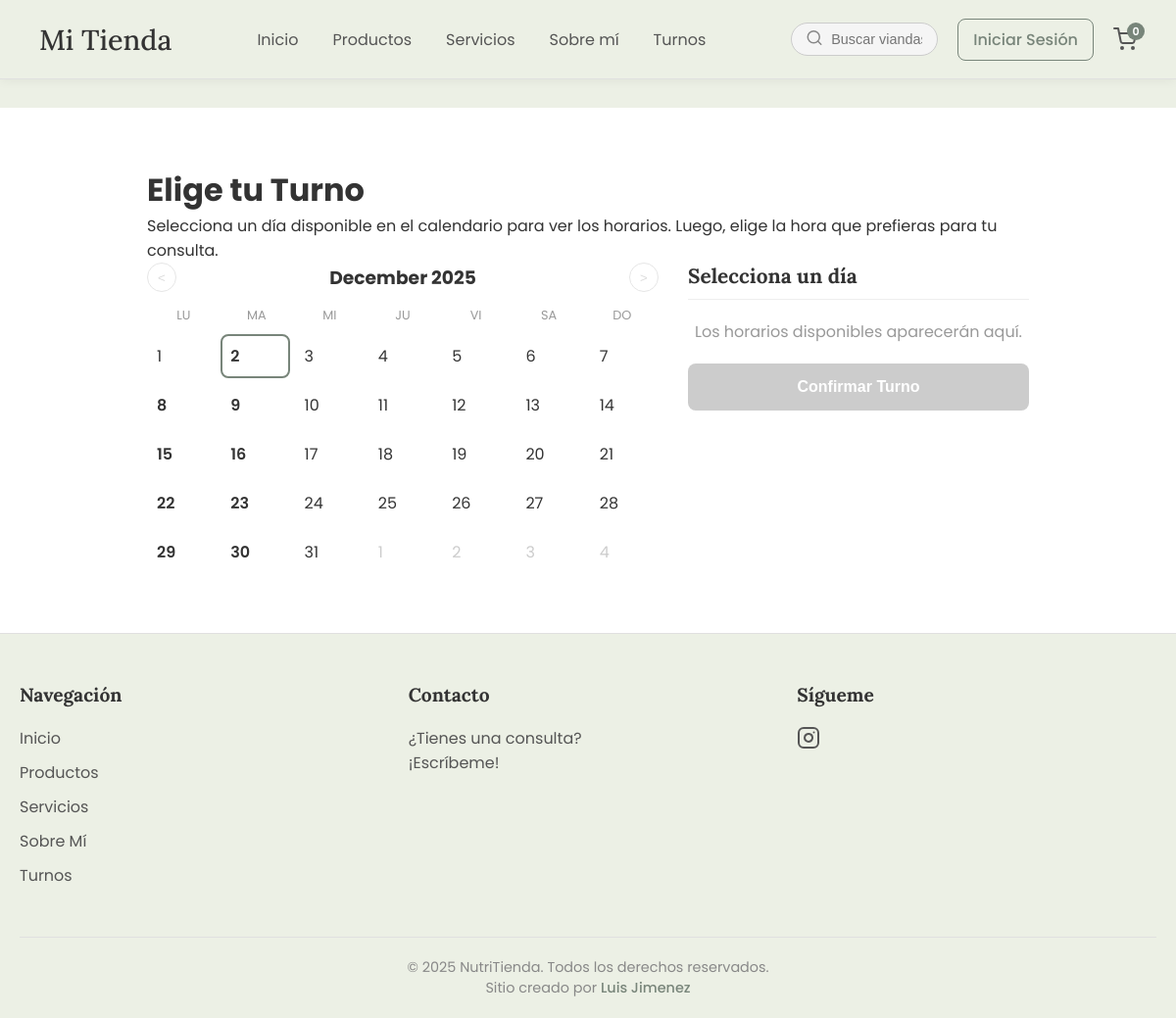
The page /turnos/ on the database its author committed.
### configuracion/models.py (models this page shows, shortened)
class AparienciaConfig(models.Model):
    logo_sitio = ProcessedImageField(
        upload_to='logos/',
        processors=[Transpose(), ResizeToFit(height=80)], # Redimensionar por altura (máx 80px de alto)
        format='PNG', # Conservar PNG para logos transparentes
        options={'quality': 90},
        blank=True, null=True, verbose_name="Logo del Sitio (Navbar)"
    )
    color_fondo_body = ColorField(default='#ECF0E5', verbose_name="Color de Fondo Principal")
    color_carrito_activo = ColorField(default='#E74C3C', verbose_name="Color Contador Carrito (con items)", help_text="Color del círculo numérico del carrito cuando tiene productos.")
    navbar_color_fondo = ColorField(default='#FFFFFF', verbose_name="Color de Fondo (Navbar y Footer)")
    navbar_color_enlaces = ColorField(default='#555555', verbose_name="Color de Texto (Enlaces del Nav)")
    class EstilosTarjeta(models.TextChoices):
        SIMPLE = 'simple', 'Estilo Simple (Actual)'
        HOT_SALE = 'hot_sale', 'Estilo "Hot Sale" (Con insignia)'
        HARVEST = 'harvest', 'Estilo "Harvest" (Vase)'
    estilo_tarjeta_producto = models.CharField(max_length=20, choices=EstilosTarjeta.choices, default=EstilosTarjeta.SIMPLE, verbose_name="Estilo de Tarjetas de Producto", help_text="Elige el diseño que se usará para mostrar los productos en el catálogo.")
    class FuentesTarjeta(models.TextChoices):
        DEFAULT = '"Poppins", sans-serif', 'Fuente Principal (Poppins)'
        SERIF = '"Lora", serif', 'Fuente Elegante (Lora)'
        MODERNA = '"Segoe UI", sans-serif', 'Fuente Moderna (Segoe UI)'
    fuente_tarjetas = models.CharField(max_length=50, choices=FuentesTarjeta.choices, default=FuentesTarjeta.DEFAULT, verbose_name="Tipografía de Tarjetas")
    color_titulo_tarjeta = ColorField(default='#18181B', verbose_name="Color Título (Tarjetas)")
    color_desc_tarjeta = ColorField(default='#52525B', verbose_name="Color Descripción (Tarjetas)")
    boton_color_principal_fondo = ColorField(default='#78857A', verbose_name="Color Principal (Botones)")
    boton_color_principal_texto = ColorField(default='#FFFFFF', verbose_name="Color de Texto (Botones)")
    boton_color_principal_hover = ColorField(default='#647066', verbose_name="Color Hover (Botones)")
    boton_color_secundario_borde = ColorField(default='#78857A', verbose_name="Color Secundario (Borde y Texto)")
    card_btn_principal_fondo = ColorField(default='#78857A', verbose_name="[Tarjeta] Color Principal (Fondo)")
    card_btn_principal_texto = ColorField(default='#FFFFFF', verbose_name="[Tarjeta] Color Principal (Texto)")
    card_btn_principal_hover = ColorField(default='#647066', verbose_name="[Tarjeta] Color Principal (Hover)")
    card_btn_secundario_borde = ColorField(default='#78857A', verbose_name="[Tarjeta] Color Secundario (Borde)")
    footer_col_contacto_titulo = models.CharField(max_length=50, default="Contacto", verbose_name="Título Columna Contacto")
    footer_col_contacto_texto = models.TextField(max_length=200, default="¿Tienes una consulta? <br> ¡Escríbeme!", verbose_name="Texto Columna Contacto", blank=True)
    footer_link_instagram = models.URLField(max_length=255, blank=True, null=True, verbose_name="Enlace Instagram", help_text="URL completa (ej: https://instagram.com/...)")
    footer_link_whatsapp = models.URLField(max_length=255, blank=True, null=True, verbose_name="Enlace WhatsApp", help_text="URL completa (ej: https://wa.me/123456...)")
    footer_texto_creditos = models.CharField(max_length=100, default="Luis Jiménez", verbose_name="Nombre Creador (Footer)")
    class Meta:
        verbose_name = "Configuración de Apariencia"
        verbose_name_plural = "Configuración de Apariencia"

### turnos/views.py (the view)
# urls.py: path('', views.calendario_view, name='calendario'),
def calendario_view(request):
    today = datetime.now()
    year, month = today.year, today.month
    cal = calendar.Calendar()
    month_calendar = cal.monthdatescalendar(year, month)
    reglas = ReglaDisponibilidad.objects.filter(activa=True)
    dias_disponibles = set()
    for dia in cal.itermonthdates(year, month):
        if dia >= today.date() and reglas.filter(dia_semana=dia.weekday()).exists():
            dias_disponibles.add(dia)
    context = {
        'year': year, 'month_name': calendar.month_name[month],
        'month_calendar': month_calendar, 'current_month': month,
        'today': today.date(), 'dias_disponibles': dias_disponibles,
    }
    return render(request, 'turnos/calendario.html', context)

### configuracion/context_processors.py (called while the page is built)
def apariencia_context(request):
    config = AparienciaConfig.objects.first()
    if not config:
        config_data = {
            'logo_sitio': None,
            'color_fondo_body': '#ECF0E5',
            'navbar_color_fondo': '#FFFFFF',
            'navbar_color_enlaces': '#555555',
            'boton_color_principal_fondo': '#78857A',
            'boton_color_principal_texto': '#FFFFFF',
            'boton_color_principal_hover': '#647066',
            'boton_color_secundario_borde': '#78857A',
             'color_carrito_activo': '#E74C3C',
        }
    else:
        config_data = config
    return {'apariencia_config': config_data}

### templates/turnos/calendario.html (shortened to what this page needs)
{% extends 'base.html' %}
{% load static %}
{% block extra_css %}
  <link rel="stylesheet" href="{% static 'css/pages/calendario.css' %}">
{% endblock %}
{% block content %}
<div class="opcion-calendario-wrapper">
    <div class="opcion-calendario">
        <h1>Elige tu Turno</h1>
        <p class="descripcion">Selecciona un día disponible en el calendario para ver los horarios. Luego, elige la hora que prefieras para tu consulta.</p>
        <div class="contenedor-turnos">
            <div class="calendario-grid">
                <div class="mes-header">
                    <button id="prev-month" type="button" disabled>&lt;</button>
                    <h3 id="month-name">{{ month_name }} {{ year }}</h3>
                    <button id="next-month" type="button" disabled>&gt;</button>
                </div>
                <div class="dias-semana">
                    <div>LU</div> <div>MA</div> <div>MI</div> <div>JU</div> <div>VI</div> <div>SA</div> <div>DO</div>
                </div>
                <div class="dias-calendario" id="dias-calendario">
                    {% for week in month_calendar %}
                        {% for day in week %}
                            {% if day.month == current_month %}
                                <div class="dia
                                    {% if day in dias_disponibles %}disponible{% endif %}
                                    {% if day == today %}hoy{% endif %}"
                                    data-date="{{ day|date:'Y-m-d' }}">
                                    {{ day.day }}
                                </div>
                            {% else %}
                                <div class="dia otro-mes">{{ day.day }}</div>
                            {% endif %}
                        {% endfor %}
                    {% endfor %}
                </div>
            </div>
            <div class="horarios-disponibles">
                <h3 id="horarios-titulo" class="titulo-seccion-turnos">Selecciona un día</h3>
                <div id="horarios-lista" class="horarios-lista">
                    <p class="horarios-placeholder">Los horarios disponibles aparecerán aquí.</p>
                </div>
                <button class="boton-confirmar" type="button" disabled>Confirmar Turno</button>
            </div>
        </div>
    </div>
</div>
{% endblock %}

### templates/footer_content.html (shortened to what this page needs)
{% load static %}
<footer class="site-footer">
    <div class="footer-container">
        <div class="footer-column">
            <h4>Navegación</h4>
            <ul>
                <li><a href="{% url 'inicio' %}">Inicio</a></li>
                <li><a href="{% url 'lista_productos' %}">Productos</a></li>
                <li><a href="{% url 'servicios' %}">Servicios</a></li>
                <li><a href="{% url 'sobre_mi' %}">Sobre Mí</a></li>
                <li><a href="{% url 'calendario' %}">Turnos</a></li>
            </ul>
        </div>
        <div class="footer-column">
            <h4>{{ apariencia_config.footer_col_contacto_titulo|default:"Contacto" }}</h4>
            <p>{{ apariencia_config.footer_col_contacto_texto|safe|default:"¿Tienes una consulta? <br> ¡Escríbeme!" }}</p>
        </div>
        <div class="footer-column">
            <h4>Sígueme</h4>
            <div class="footer-social">
                {% if apariencia_config.footer_link_instagram %}
                <a href="{{ apariencia_config.footer_link_instagram }}" target="_blank" aria-label="Instagram">
                </a>
                {% endif %}
            </div>
        </div>
    </div>
    <div class="footer-bottom">
        <p>&copy; {% now "Y" %} NutriTienda. Todos los derechos reservados.</p>
        <p class="creator-credit">Sitio creado por <a href="#" target="_blank">{{ apariencia_config.footer_texto_creditos|default:"Luis Jiménez" }}</a></p>
    </div>
</footer>

### static/css/base/global.css (style rules this page uses)
* { margin: 0; padding: 0; box-sizing: border-box; }
body { font-family: "Poppins", sans-serif; background-color: var(--color-fondo-body, #ecf0e5); color: #333; padding-top: 85px; }
.site-footer { background-color: var(--color-footer, #ffffff); color: #555; padding: 50px 20px 0; border-top: 1px solid #e0e0e0; }
.footer-container { max-width: 1200px; margin: 0 auto; display: flex; justify-content: space-between; flex-wrap: wrap; gap: 30px; padding-bottom: 40px; }
.footer-column { flex: 1; min-width: 200px; }
.footer-column h4 { font-family: "Lora", serif; font-size: 1.2rem; color: #333; margin-bottom: 20px; }
.footer-column ul { list-style: none; padding: 0; }
.footer-column ul li { margin-bottom: 10px; }
.footer-column a { text-decoration: none; color: #555; transition: color 0.3s ease; }
.footer-social { display: flex; gap: 20px; }
.footer-social svg { transition: all 0.3s ease; }
.footer-bottom { border-top: 1px solid #e0e0e0; padding: 20px 0; text-align: center; font-size: 0.9rem; color: #888; }
.creator-credit a { color: var(--color-btn-principal-fondo, #78857a); font-weight: 500; text-decoration: none; }

### static/css/pages/calendario.css (style rules this page uses)
.opcion-calendario-wrapper { background-color: #fff; padding: 60px 20px; }
.opcion-calendario { max-width: 900px; margin: 0 auto; }
.contenedor-turnos { display: flex; gap: 30px; }
.calendario-grid { flex: 1.5; }
.horarios-disponibles { flex: 1; }
.mes-header { display: flex; justify-content: space-between; align-items: center; margin-bottom: 15px; }
.mes-header button { background: none; border: 1px solid #ccc; border-radius: 50%; width: 30px; height: 30px; cursor: pointer; }
.mes-header button:disabled { cursor: not-allowed; opacity: 0.5; }
.dias-semana { display: grid; grid-template-columns: repeat(7, 1fr); text-align: center; color: #999; font-size: 0.8rem; margin-bottom: 10px; }
.dias-calendario { display: grid; grid-template-columns: repeat(7, 1fr); gap: 5px; }
.dia { padding: 10px; border-radius: 8px; }
.dia.otro-mes { color: #ccc; }
.dia.disponible { cursor: pointer; font-weight: 600; }
.dia.hoy { border: 2px solid var(--color-btn-principal-fondo, #78857A); padding: 8px; }
.horarios-lista { display: grid; grid-template-columns: repeat(2, 1fr); gap: 10px; margin-top: 15px; }
.horarios-placeholder { color: #999; grid-column: 1 / -1; text-align: center; }
.titulo-seccion-turnos { font-family: 'Lora', serif; font-size: 1.3rem; margin-bottom: 20px; border-bottom: 1px solid #eee; padding-bottom: 10px; }
.boton-confirmar { display: block; width: 100%; padding: 15px; background-color: var(--color-btn-principal-fondo, #78857A); color: #fff; border: none; border-radius: 8px; font-size: 1rem; font-weight: 600; cursor: pointer; margin-top: 20px; transition: background-color 0.3s ease; }
.boton-confirmar:disabled { background-color: #ccc; cursor: not-allowed; }

### rows shown on the page
AparienciaConfig: footer_col_contacto_titulo "Contacto", footer_col_contacto_texto "¿Tienes una consulta? ¡Escríbeme!", footer_texto_creditos "Luis Jimenez"

### other values the page prints
{{ month_name }} "December"
{{ year }} "2025"
{{ day.day }} "1" "2" "3" "4" "5" "6" "7" "8" "9" "10" "11" "12" "13" "14" "15" "16" "17" "18" "19" "20" "21" "22" "23" "24" "25" "26" "27" "28" "29" "30" "31"
{{ day.day }} "1" "2" "3" "4"
